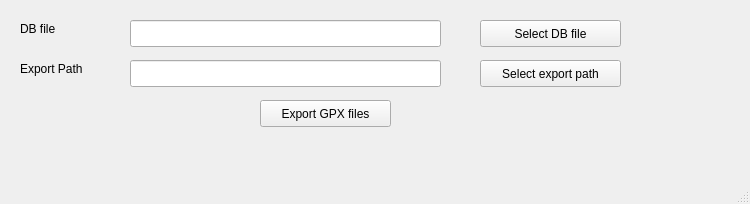
<?xml version="1.0" encoding="UTF-8"?>
<ui version="4.0">
 <class>Amazfit</class>
 <widget class="QMainWindow" name="Amazfit">
  <property name="geometry">
   <rect>
    <x>0</x>
    <y>0</y>
    <width>750</width>
    <height>204</height>
   </rect>
  </property>
  <property name="windowTitle">
   <string>MainWindow</string>
  </property>
  <widget class="QWidget" name="centralwidget">
   <widget class="QPushButton" name="but_select_orig">
    <property name="geometry">
     <rect>
      <x>480</x>
      <y>20</y>
      <width>141</width>
      <height>27</height>
     </rect>
    </property>
    <property name="text">
     <string>Select DB file</string>
    </property>
   </widget>
   <widget class="QPushButton" name="but_generate">
    <property name="geometry">
     <rect>
      <x>260</x>
      <y>100</y>
      <width>131</width>
      <height>27</height>
     </rect>
    </property>
    <property name="text">
     <string>Export GPX files</string>
    </property>
   </widget>
   <widget class="QLineEdit" name="text_path_orig">
    <property name="geometry">
     <rect>
      <x>130</x>
      <y>20</y>
      <width>311</width>
      <height>27</height>
     </rect>
    </property>
   </widget>
   <widget class="QLabel" name="label">
    <property name="geometry">
     <rect>
      <x>20</x>
      <y>20</y>
      <width>65</width>
      <height>17</height>
     </rect>
    </property>
    <property name="text">
     <string>DB file</string>
    </property>
   </widget>
   <widget class="QLabel" name="label_2">
    <property name="geometry">
     <rect>
      <x>20</x>
      <y>60</y>
      <width>91</width>
      <height>17</height>
     </rect>
    </property>
    <property name="text">
     <string>Export Path</string>
    </property>
   </widget>
   <widget class="QLineEdit" name="text_path_dest">
    <property name="geometry">
     <rect>
      <x>130</x>
      <y>60</y>
      <width>311</width>
      <height>27</height>
     </rect>
    </property>
   </widget>
   <widget class="QPushButton" name="but_select_dest">
    <property name="geometry">
     <rect>
      <x>480</x>
      <y>60</y>
      <width>141</width>
      <height>27</height>
     </rect>
    </property>
    <property name="text">
     <string>Select export path</string>
    </property>
   </widget>
   <widget class="QLabel" name="endlabel">
    <property name="geometry">
     <rect>
      <x>210</x>
      <y>130</y>
      <width>271</width>
      <height>20</height>
     </rect>
    </property>
    <property name="text">
     <string/>
    </property>
   </widget>
  </widget>
  <widget class="QMenuBar" name="menubar">
   <property name="geometry">
    <rect>
     <x>0</x>
     <y>0</y>
     <width>750</width>
     <height>25</height>
    </rect>
   </property>
  </widget>
  <widget class="QStatusBar" name="statusbar"/>
 </widget>
 <resources/>
 <connections/>
</ui>
